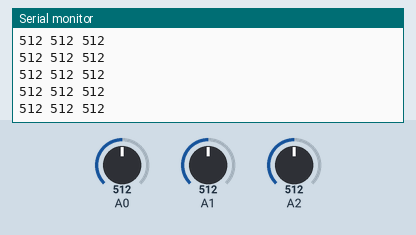
This sketch was run on a simulated Arduino Uno, built with avr-gcc and run on an emulated ATmega328P. On the bench: the last lines printed to the serial monitor. The test bench sets the inputs (shaded band); at power-on: A2 = 512, A0 = 512, A1 = 512.

Above: at 8.7 s.
8.8 s: A2 set to 983
At 8.88 s:
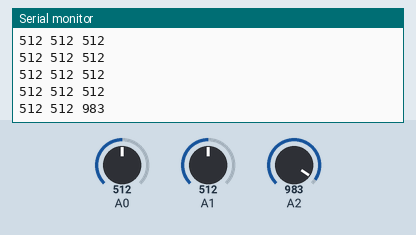
11.8 s: A2 set to 1011
At 11.8 s:
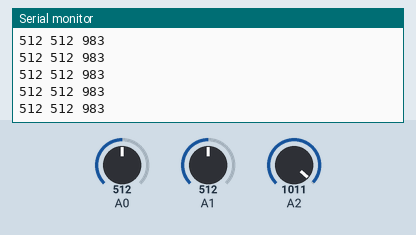
Timing chart, 0 to 14.3 s (numbered marks = the images above; inputs shaded):
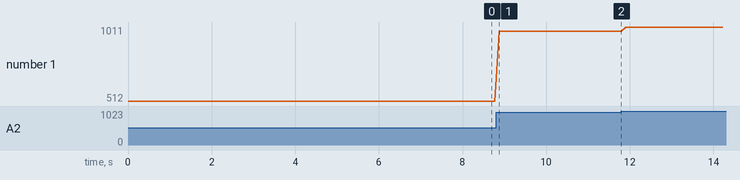

The sketch:

arduino_sentir_y_escuchar_el_viento.ino.ino
```cpp
int entradas[] = { 0, 1, 2 };  // indicar, en una lista, las Entradas Analógicas que serán usadas en la placa Arduino

int numeroDeSensores = sizeof(entradas) / sizeof(entradas[0]);

void setup() {
  Serial.begin(9600);  // se inicia la comunicación serial a 9600 baudios
}

void loop() {

  for (int i = 0; i < numeroDeSensores; i++) {
    Serial.print(analogRead(entradas[i]));  // imprime el valor registrado en las entradas analógicas colocadas en entrada[]

    if (i < numeroDeSensores - 1) {
      Serial.print(" ");  // imprime un silencio para separ el valor del siguiente sensor, menos en el último
    }
  }

  Serial.print('\n');  // marca el fin del loop imprimiendo "10" (nueva línea) en ASCII

  delay(100);  // intervalo de actualización (en ms)
}
```

Measured:
- after the input at 8.8 s, the serial monitor: prints a new line after 0.07 s (image 1)
- plotted number 1: 512 → 983 after the input at 8.8 s, 983 → 1011 after the input at 11.8 s
